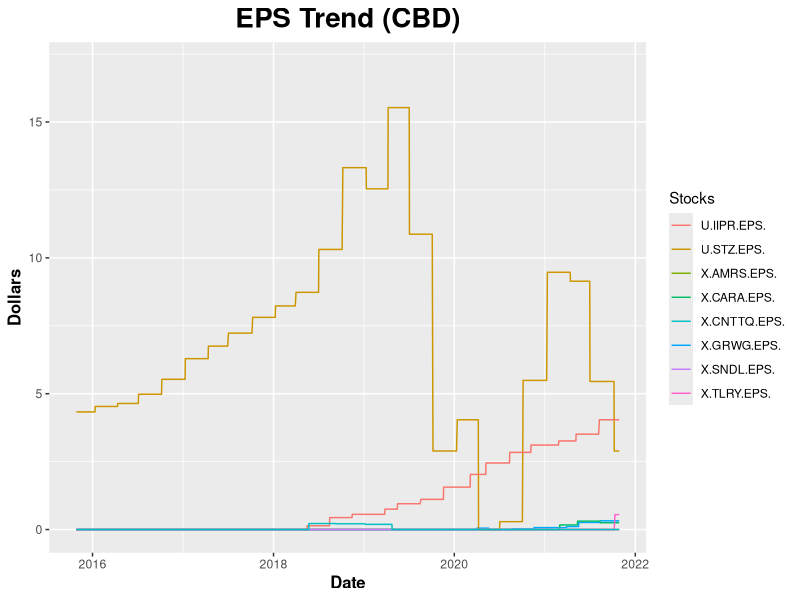

Source code (R): (Note: this script raises an error after producing the figure.)
# List of required pacakges
required_pkgs <- c(
    "data.table", "ggplot2"
)

# Empty list to hold dependencies that are not isntalled
not_met_dependencies <- c()

# Check if required packages are installed
for (pkg in required_pkgs) {
    if (!(pkg %in% rownames(installed.packages()))) {
        not_met_dependencies <- c(not_met_dependencies, pkg)
    }
}

# Install missing packages
if (length(not_met_dependencies) != 0) {
    install.packages(not_met_dependencies)
}

# Load libraries
library("data.table")
library("ggplot2")

# Read the csv
data <- read.csv("./datasets/Pre_Processed/CBD_cleaned_converted.csv", header = T)

# Convert it to a data frame
df <- as.data.frame(data)

# Grep EPS
eps <- df[, grep("(EPS)", colnames(df))]

# Bind the data col with the eps data
eps <- cbind(df[, 1], eps)

# Set the col name for the data
colnames(eps)[1] <- "date"

# Format dates
eps_date <- as.Date(gsub("/", "-", eps$date, ), "%m-%d-%y")

# Remove the date column
eps <- eps[, -1]

# Colors to use
# line_colors <- rainbow(ncol(eps))

# PDF settings
pdf("./datasets/Processed/EPS/cbd_eps.pdf", width = 12, height = 8, compress = T)


# Create base chart
chart <- ggplot(eps, aes(x = eps_date)) +
    ggtitle("EPS Trend (CBD)") +
    theme(
        plot.title = element_text(size = 20, face = "bold", hjust = 0.5),
        axis.title = element_text(size = 12, face = "bold"),
    ) +
    xlab("Date") +
    ylab("Dollars") +
    ylim(0, max(eps) * 1.1)



# Add the data of each stock to the based chart
for (i in seq_len(ncol(eps))) {
    chart <- chart +
        geom_line(aes_(
            y = eps[, i],
            group = colnames(eps)[i],
            color = colnames(eps)[i],
        ))
}

# Change legend box title
chart$labels$colour <- "Stocks"

# Print the chart
print(chart)
dev.off()


# Write to CSV
write.csv(eps, "./datasets/Processed/EPS/cbd_eps.csv", row.names = F)
